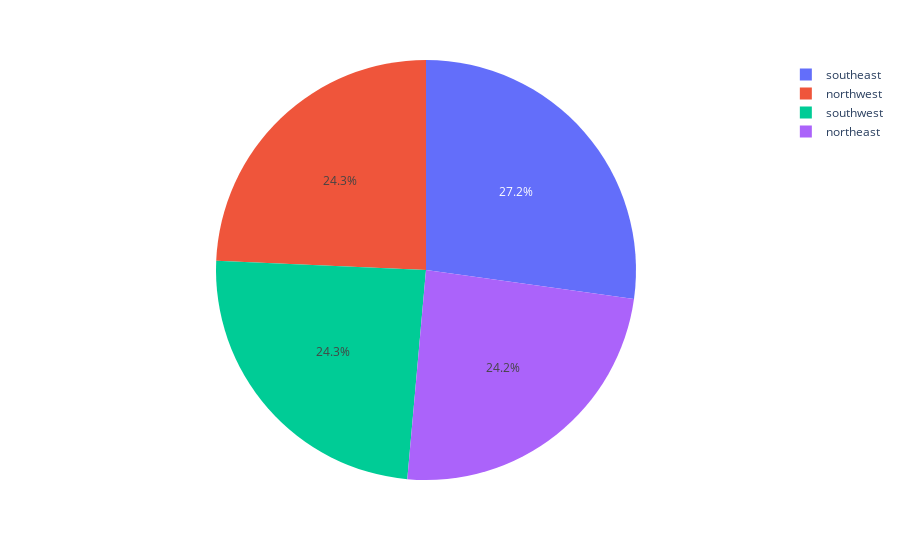

The notebook cell saved with this chart:
### Code cell
import plotly.express as px
import plotly.express as px
pie = data["region"].value_counts()

regions = pie.index

population = pie.values

fig = px.pie(data, values=population, names=regions)
fig.show()

### Figure 1 — Plotly figure (JSON) as saved in the notebook; plotly's stock layout.template omitted (floating-point values rounded to 4 significant figures)
{"data": [{"domain": {"x": [0, 1], "y": [0, 1]}, "hovertemplate": "label=%{label}<br>value=%{value}<extra></extra>", "labels": ["southeast", "northwest", "southwest", "northeast"], "legendgroup": "", "name": "", "showlegend": true, "type": "pie", "values": [364, 325, 325, 324]}], "layout": {"legend": {"tracegroupgap": 0}, "margin": {"t": 60}}}
